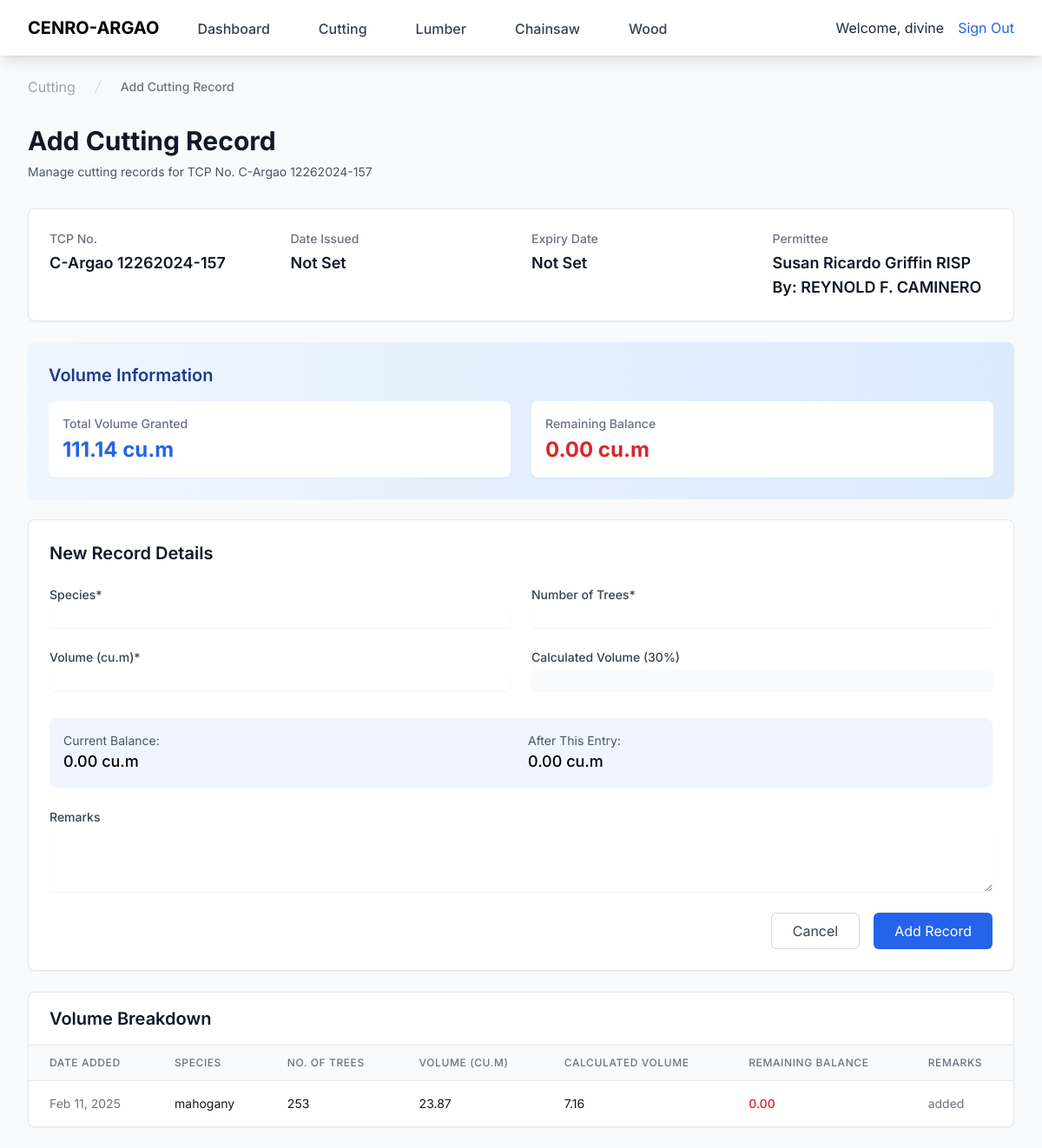
Page /cutting/add-record/C-Argao 12262024-157/ (signed in) on the earlier database version.
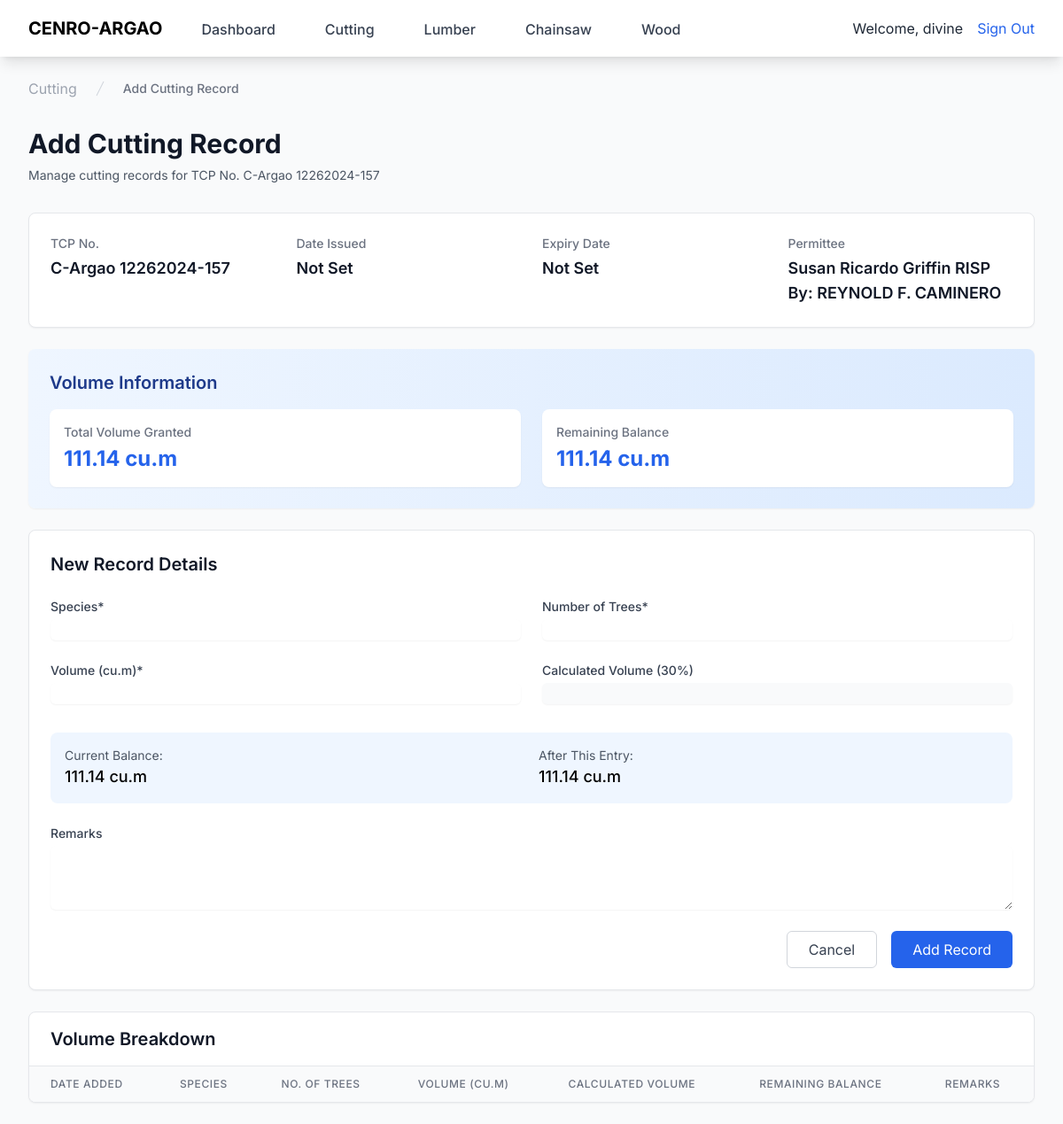
Same page on the later database version.
### base/models.py (models this page shows, shortened)
class CuttingRecord(models.Model):
    parent_tcp = models.ForeignKey(Cutting, on_delete=models.CASCADE)
    date_added = models.DateTimeField(auto_now_add=True)
    species = models.CharField(max_length=100)
    no_of_trees = models.IntegerField()
    volume = models.DecimalField(max_digits=10, decimal_places=2)
    calculated_volume = models.DecimalField(max_digits=10, decimal_places=2)
    _remaining_balance = models.DecimalField(
        max_digits=10,
        decimal_places=2,
        db_column='remaining_balance',
        default=Decimal('0.00')  # Add default value
    )
    remarks = models.TextField(blank=True, null=True)
    @property
    def remaining_balance(self):
        return self._remaining_balance
    @remaining_balance.setter
    def remaining_balance(self, value):
        self._remaining_balance = value
    class Meta:
        ordering = ['-date_added']

class Cutting(models.Model):
    tcp_no = models.CharField(max_length=100, unique=True)
    permit_issue_date = models.DateField(null=True, blank=True)
    expiry_date = models.DateField(null=True, blank=True)
    permittee = models.CharField(max_length=100)
    rep_by = models.CharField(max_length=100, blank=True, null=True)
    total_volume_granted = models.DecimalField(max_digits=10, decimal_places=2)
    location = models.CharField(max_length=200, default='')
    tct_oct_no = models.CharField(max_length=100, default='')
    tax_dec_no = models.CharField(max_length=100, default='')
    lot_no = models.CharField(max_length=100, default='')
    area = models.DecimalField(max_digits=10, decimal_places=2, default=0)
    no_of_trees = models.IntegerField(default=0)
    species = models.CharField(max_length=100, default='')
    gross_volume = models.DecimalField(max_digits=10, decimal_places=2, default=0)
    created_at = models.DateTimeField(auto_now_add=True)
    updated_at = models.DateTimeField(auto_now=True)
    class Meta:
        ordering = ['-created_at']

### base/views.py (the view, shortened to what this page needs)
# urls.py: path('cutting/add-record/<str:tcp_no>/', views.add_cutting_record, name='add_cutting_record'),
@login_required
def add_cutting_record(request, tcp_no):
    parent_tcp = get_object_or_404(Cutting, tcp_no=tcp_no)
    volume_records = CuttingRecord.objects.filter(parent_tcp=parent_tcp).order_by('-date_added')
    initial_volume = parent_tcp.total_volume_granted
    if not volume_records.exists():
        remaining_balance = initial_volume
    else:
        remaining_balance = volume_records.first().remaining_balance
    try:
        formatted_issue_date = parent_tcp.permit_issue_date.strftime('%B %d, %Y') if parent_tcp.permit_issue_date else 'Not Set'
        formatted_expiry_date = parent_tcp.expiry_date.strftime('%B %d, %Y') if parent_tcp.expiry_date else 'Not Set'
    except AttributeError:
        formatted_issue_date = 'Not Set'
        formatted_expiry_date = 'Not Set'
    context = {
        'parent_tcp': parent_tcp,
        'remaining_balance': remaining_balance,
        'volume_records': volume_records,
        'form': CuttingRecordForm(),
        'formatted_issue_date': formatted_issue_date,
        'formatted_expiry_date': formatted_expiry_date
    }
    return render(request, 'add_cutting_record.html', context)

### base/forms.py (shortened to what this page needs)
class CuttingRecordForm(forms.ModelForm):
    class Meta:
        model = CuttingRecord
        fields = ['species', 'no_of_trees', 'volume', 'remarks']
        widgets = {
            'species': forms.TextInput(attrs={
                'class': 'mt-1 block w-full rounded-lg border-gray-300 shadow-sm focus:border-blue-500 focus:ring-blue-500',
                'required': True
            }),
            'no_of_trees': forms.NumberInput(attrs={
                'class': 'mt-1 block w-full rounded-lg border-gray-300 shadow-sm focus:border-blue-500 focus:ring-blue-500',
                'required': True
            }),
            'volume': forms.NumberInput(attrs={
                'step': '0.01',
                'class': 'mt-1 block w-full rounded-lg border-gray-300 shadow-sm focus:border-blue-500 focus:ring-blue-500',
                'required': True
            }),
            'remarks': forms.Textarea(attrs={
                'rows': 3,
                'class': 'mt-1 block w-full rounded-lg border-gray-300 shadow-sm focus:border-blue-500 focus:ring-blue-500'
            })
        }

### base/templates/add_cutting_record.html (shortened to what the changed rows need)
{% load static %}
{% load form_filters %}
{% load widget_tweaks %}
{% load custom_filters %}
<!DOCTYPE html>
<html lang="en">
<head>
    <script src="https://cdn.tailwindcss.com"></script>
</head>
<body class="bg-gray-50">
    <div class="max-w-7xl mx-auto py-6 sm:px-6 lg:px-8">
        <div class="mb-8">
            <h1 class="text-3xl font-bold text-gray-900">Add Cutting Record</h1>
            <p class="mt-2 text-sm text-gray-600">Manage cutting records for TCP No. {{ parent_tcp.tcp_no }}</p>
        </div>
        <div class="bg-white rounded-lg shadow-sm border border-gray-200 p-6 mb-6">
            <div class="grid grid-cols-1 md:grid-cols-2 lg:grid-cols-4 gap-6">
                <div>
                    <h3 class="text-sm font-medium text-gray-500">TCP No.</h3>
                    <p class="mt-1 text-lg font-semibold text-gray-900">{{ parent_tcp.tcp_no }}</p>
                </div>
                <div>
                    <h3 class="text-sm font-medium text-gray-500">Permittee</h3>
                    <p class="mt-1 text-lg font-semibold text-gray-900">{{ parent_tcp.permittee }}</p>
                </div>
            </div>
        </div>
        <div class="bg-gradient-to-r from-blue-50 to-blue-100 rounded-lg shadow-sm p-6 mb-6">
            <h2 class="text-xl font-semibold text-blue-900 mb-4">Volume Information</h2>
            <div class="grid grid-cols-1 md:grid-cols-2 gap-6">
                <div class="bg-white rounded-lg p-4 shadow-sm">
                    <p class="text-sm font-medium text-gray-500">Total Volume Granted</p>
                    <p class="mt-1 text-2xl font-bold text-blue-600">{{ parent_tcp.total_volume_granted }} cu.m</p>
                </div>
                <div class="bg-white rounded-lg p-4 shadow-sm">
                    <p class="text-sm font-medium text-gray-500">Remaining Balance</p>
                    <p class="mt-1 text-2xl font-bold {% if remaining_balance <= 0 %}text-red-600{% else %}text-blue-600{% endif %}">
                        {{ remaining_balance }} cu.m
                    </p>
                </div>
            </div>
        </div>
        <div class="bg-white rounded-lg shadow-sm border border-gray-200 p-6 mb-6">
            <h2 class="text-xl font-semibold text-gray-900 mb-6">New Record Details</h2>
            <form method="POST" id="addRecordForm" class="space-y-6">
                <div class="bg-blue-50 rounded-lg p-4">
                    <div class="grid grid-cols-2 gap-4">
                        <div>
                            <p class="text-sm text-gray-600">Current Balance:</p>
                            <p class="font-medium text-lg" id="currentBalance">{{ remaining_balance }} cu.m</p>
                        </div>
                        <div>
                            <p class="text-sm text-gray-600">After This Entry:</p>
                            <p class="font-medium text-lg" id="newBalance">{{ remaining_balance }} cu.m</p>
                        </div>
                    </div>
                </div>
            </form>
        </div>
        <div class="bg-white rounded-lg shadow-sm border border-gray-200 overflow-hidden">
            <div class="px-6 py-4 border-b border-gray-200">
                <h2 class="text-xl font-semibold text-gray-900">Volume Breakdown</h2>
            </div>
            <div class="overflow-x-auto">
                <table class="min-w-full divide-y divide-gray-200">
                    <thead class="bg-gray-50">
                        <tr>
                            <th class="px-6 py-3 text-left text-xs font-medium text-gray-500 uppercase tracking-wider">Date Added</th>
                            <th class="px-6 py-3 text-left text-xs font-medium text-gray-500 uppercase tracking-wider">Species</th>
                            <th class="px-6 py-3 text-left text-xs font-medium text-gray-500 uppercase tracking-wider">No. of Trees</th>
                            <th class="px-6 py-3 text-left text-xs font-medium text-gray-500 uppercase tracking-wider">Volume (cu.m)</th>
                            <th class="px-6 py-3 text-left text-xs font-medium text-gray-500 uppercase tracking-wider">Calculated Volume</th>
                            <th class="px-6 py-3 text-left text-xs font-medium text-gray-500 uppercase tracking-wider">Remaining Balance</th>
                            <th class="px-6 py-3 text-left text-xs font-medium text-gray-500 uppercase tracking-wider">Remarks</th>
                        </tr>
                    </thead>
                    <tbody class="bg-white divide-y divide-gray-200">
                        {% for record in volume_records %}
                        <tr class="hover:bg-gray-50">
                            <td class="px-6 py-4 whitespace-nowrap text-sm text-gray-500">{{ record.date_added|date:"M d, Y" }}</td>
                            <td class="px-6 py-4 whitespace-nowrap text-sm text-gray-900">{{ record.species }}</td>
                            <td class="px-6 py-4 whitespace-nowrap text-sm text-gray-900">{{ record.no_of_trees }}</td>
                            <td class="px-6 py-4 whitespace-nowrap text-sm text-gray-900">{{ record.volume|floatformat:2 }}</td>
                            <td class="px-6 py-4 whitespace-nowrap text-sm text-gray-900">{{ record.calculated_volume|floatformat:2 }}</td>
                            <td class="px-6 py-4 whitespace-nowrap text-sm {% if record.remaining_balance <= 0 %}text-red-600{% else %}text-blue-600{% endif %} font-medium">
                                {{ record.remaining_balance|floatformat:2 }}
                            </td>
                            <td class="px-6 py-4 text-sm text-gray-500">{{ record.remarks|default:"-" }}</td>
                        </tr>
                        {% endfor %}
                    </tbody>
                </table>
            </div>
        </div>
    </div>
</body>
</html>

Differences in the rows shown:
removed CuttingRecord: date_added "Feb 11, 2025", species "mahogany", no_of_trees "253", volume "23.87", calculated_volume "7.16", remaining_balance "0.00", remarks "added"
shown differently, row unchanged: Cutting "C-Argao 12262024-157": total_volume_granted (not shown) → "111.14"
Other differences:
{{ remaining_balance }}: "0.00" → (not shown)
